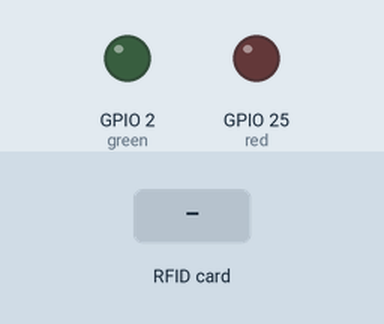
Recording of a sketch running on a simulated ESP32. On the bench: output pins drawn as LEDs (lit = HIGH). The test bench sets the inputs (shaded band). WiFi joins after 1.5 s; servers stay silent unless stated; uploads are accepted with an empty reply; what the sketch prints to the serial monitor is not drawn.

Above: at 7.7 s.
7.8 s: RFID card 5E 7A 19 C4 held to the reader
At 8.7 s:
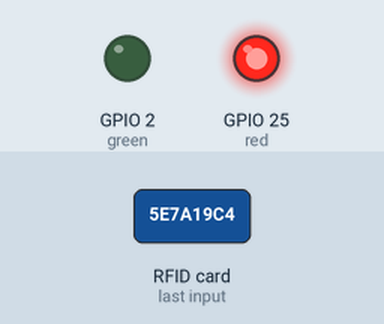
Timing chart, 0 to 15.5 s (numbered marks = the images above; inputs shaded):
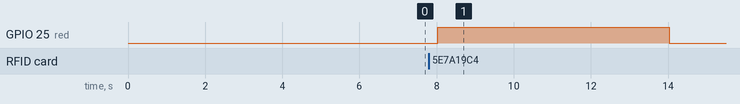

The sketch:

ler_dados_rfid_esp32_wifi.ino
```cpp
#include <SPI.h>
#include <MFRC522.h>
#include <WiFi.h>
#include <HTTPClient.h>

String url = "http://192.168.0.52:5000/abertura/";

char* ssid = "Travazap_2G";
char* password = "GED022829";

bool mensagem_mostrada = false;


#define RST_PIN         22
#define SS_PIN          21
#define green           2
#define botao           5
#define red             25

MFRC522 mfrc522(SS_PIN, RST_PIN);

void setup() {
  Serial.begin(115200);
  pinMode(green, OUTPUT);
  pinMode(red, OUTPUT);
  pinMode(botao, INPUT);

  SPI.begin(18, 19, 23, SS_PIN);
  mfrc522.PCD_Init();
  WiFi.begin(ssid, password);
  Serial.print("Conectando ao Wi-Fi");
  while(WiFi.status() != WL_CONNECTED){
      Serial.print(".");
      delay(1500);
  }

  Serial.println("Conectado!");
  Serial.println(WiFi.localIP());

  Serial.println("Aguarde um momento:");
  delay(5000);

  Serial.println(F("Leitor RFID pronto. Aproxime um cartão..."));
}

void loop() {
  digitalWrite(red, LOW);
  digitalWrite(green, LOW);
  if (!mensagem_mostrada) {
    Serial.println(F("Leitor RFID pronto. Aproxime um cartão..."));
    mensagem_mostrada = true;
  }
  MFRC522::MIFARE_Key key;
  for (byte i = 0; i < 6; i++) key.keyByte[i] = 0xFF;

  byte block;
  byte len = 18;
  MFRC522::StatusCode status;

  byte buffer1[18];
  byte buffer2[18];
  byte bufferID[18];
  byte bufferSetor[18];

  if(WiFi.status() == WL_CONNECTED){

    if (!mfrc522.PICC_IsNewCardPresent()) return;
    if (!mfrc522.PICC_ReadCardSerial()) return;

    Serial.println(F("**Cartão Detectado:**"));
    mfrc522.PICC_DumpDetailsToSerial(&(mfrc522.uid));

    // ====================== ID ======================
    block = 4;
    status = mfrc522.PCD_Authenticate(MFRC522::PICC_CMD_MF_AUTH_KEY_A, block, &key, &(mfrc522.uid));
    if (status == MFRC522::STATUS_OK && mfrc522.MIFARE_Read(block, bufferID, &len) == MFRC522::STATUS_OK) {
      String id = "";
      for (uint8_t i = 0; i < 16; i++) id += (char)bufferID[i];
      id.trim();
      Serial.print(F("ID: "));
      Serial.println(id);

      if(id.length() == 0 || id == ""){
        digitalWrite(red, HIGH);
        Serial.println("não existe ID na memória do cartão.");
        delay(2000);
        return;
      }

      HTTPClient http;
      http.begin(url);
      http.addHeader("Content-Type", "application/json"); // Tipo de dado que vai enviar
      String body = "{\"id_colaborador\": \"" + id + "\"}";

      Serial.println(body);

      int response = http.POST(body);

      if(response == 201 && digitalRead(botao) == 0){
        digitalWrite(green, HIGH);
        Serial.println("Aberto e registrado com sucesso!");
        Serial.println("resposta http" + http.getString());
        while(digitalRead(botao) == 0);
      }else if(response == 403 && digitalRead(botao) == 0){
        digitalWrite(green, LOW);
        Serial.println("ID não encontrado!");
        for(int i = 0; i <= 5; i++){
          digitalWrite(red, HIGH);
          delay(1000);
        }
        delay(2000);
      }
      else{
        String resp = http.getString();
        digitalWrite(green, LOW);
        digitalWrite(red, HIGH);
        Serial.println("FALHA!");
        Serial.println(response);
        Serial.println(resp);
        delay(5000);
      }

    }else{
      digitalWrite(red, HIGH);
      Serial.println("não existe ID na memória do cartão.");
      delay(2000);
    }
    mensagem_mostrada = false;
    Serial.println(F("\n**Leitura finalizada**\n"));

  }
  mfrc522.PICC_HaltA();
  mfrc522.PCD_StopCrypto1();
  delay(1000);
}
```

Measured:
- after the input at 7.8 s, GPIO 25 (red): LOW → HIGH after 0.22 s, → LOW 6.0 s later
